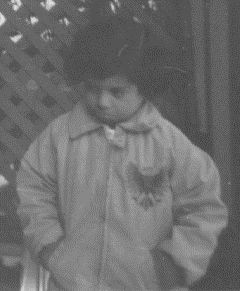
%> input picture Midterm/Project1/pout.png, 240 x 291 px
$ octave Project1_a.m   (GNU Octave 9; MATLAB toolbox functions it lacks are replaced by stand-ins)
%> lines starting %> are read from the running program, lines starting %| are printed output that depends on the picture
### Midterm/Project1/histpwl.m
function output = histpwl(input, a, b)
    column = size(a, 2); % a, b 行高須相同

    % 做出與 input 大小相同的0矩陣
    height = size(input, 1);
    width = size(input, 2);
    output = zeros(height, width);

    for i = 1:column-1
        pix = find(input >= a(i) & input < a(i+1));
        output(pix) = (input(pix)-a(i))*(b(i+1)-b(i))/(a(i+1)-a(i))+b(i); % piecewise linear function 公式
    end
end

### Midterm/Project1/Project1_a.m
clear all;

image = imread('pout.png');
%> image is the input picture: size 291x240x3 uint8; min 68, max 221, mean 109.8
image = double(image);
%> image: size 291x240x3 double

R = image(: , : , 1); %取出img中的R
G = image(: , : , 2); %取出img中的G
B = image(: , : , 3); %取出img中的B

Gray = 0.299*R + 0.587*G + 0.114*B; %彩色轉灰階公式
Gray = uint8(Gray);
%> Gray: size 291x240 uint8

figure(1), imshow(Gray);
figure(2), histogram(Gray);
%> after `histogram(Gray)`:
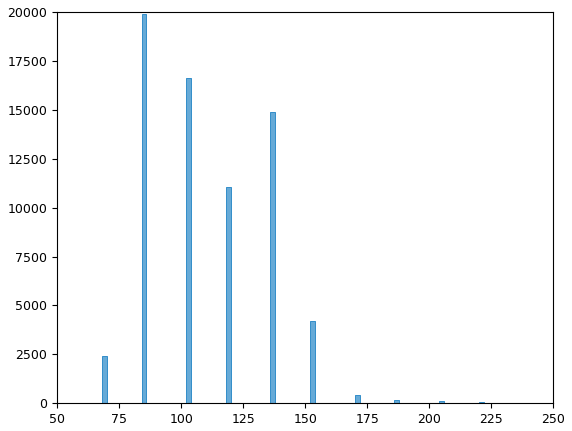
%> figure redrawn from the program's plot data; tallest bar 19911 high, from x = 84 to 86

Gray = double(Gray);

% set 調整值
first = [0 .3 .5 .6 1];
second = [0 .3 .7 .95 1];

% 執行 piecewise linear function 調整
result = histpwl(Gray/255, first, second);
%> after the loop in histpwl, `for i = 1:column-1`:
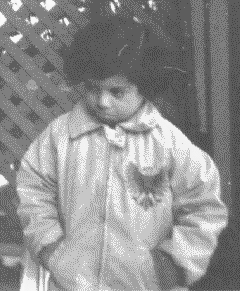
%> output: size 291x240 double; min 0.267, max 0.983, mean 0.567

% show 出結果
figure(3), plot(Gray, result, '.');
%> after `plot(Gray, result, '.')`:
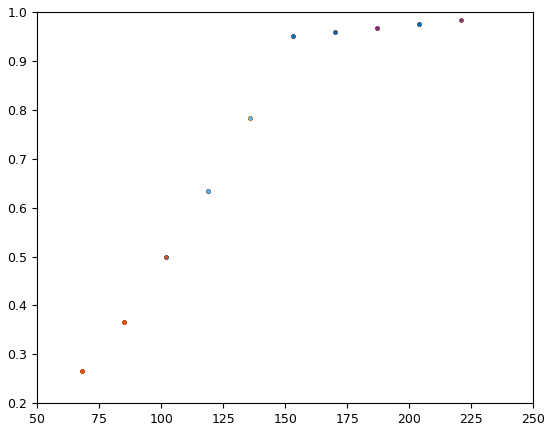
%> figure redrawn from the program's plot data
figure(4), imshow(result), figure(5), histogram(result*255), axis tight;
%> after `axis tight`:
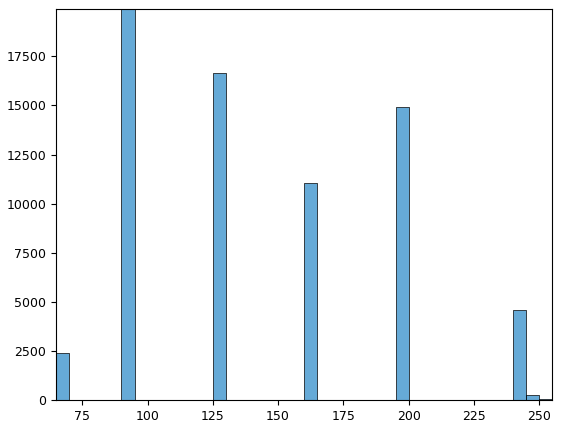
%> figure redrawn from the program's plot data; tallest bar 19911 high, from x = 90 to 95
